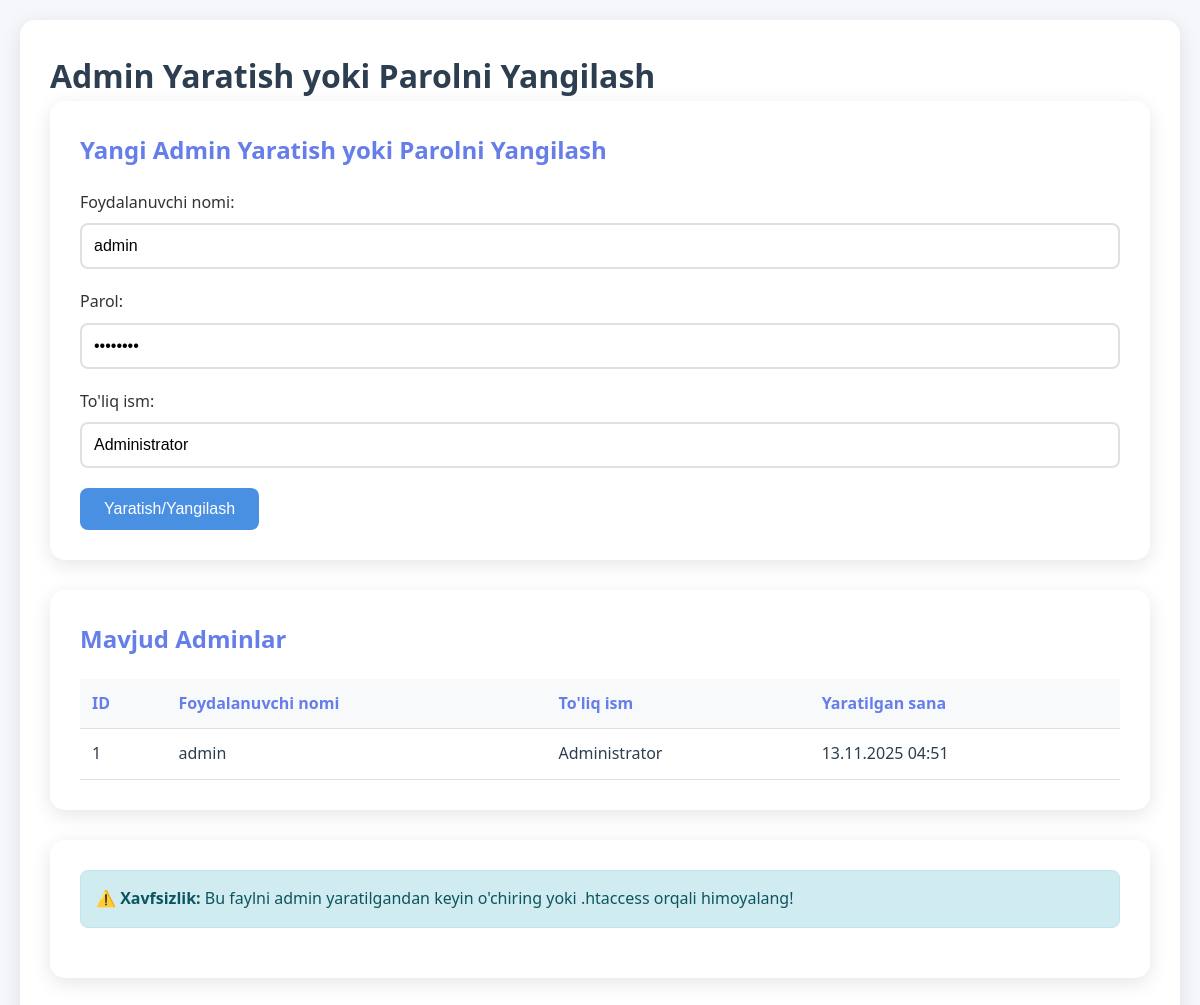
Page /admin/create_admin.php on the committed database.
### tables this page shows
CREATE TABLE users (
    id INT PRIMARY KEY AUTO_INCREMENT,
    username VARCHAR(50) UNIQUE NOT NULL,
    hemis_id VARCHAR(50) NULL UNIQUE COMMENT 'HEMIS ID (student_id_number)',
    password VARCHAR(255) NOT NULL,
    full_name VARCHAR(100) NOT NULL,
    faculty VARCHAR(200) NULL COMMENT 'Fakultet nomi',
    group_name VARCHAR(100) NULL COMMENT 'Guruh nomi',
    role ENUM('admin', 'student') DEFAULT 'student',
    created_at TIMESTAMP DEFAULT CURRENT_TIMESTAMP,
    INDEX idx_hemis_id (hemis_id)
);

### admin/create_admin.php (the view, shortened to what this page needs)
<?php
$conn = getDBConnection();
$admins_query = "SELECT id, username, full_name, created_at FROM users WHERE role = 'admin' ORDER BY created_at DESC";
$admins_result = $conn->query($admins_query);
$admins = $admins_result->fetchAll();
?>
<!DOCTYPE html>
<html lang="uz">
<head>
    <link rel="stylesheet" href="../assets/css/style.css">
</head>
<body>
    <div class="container">
        <div class="admin-section">
            <h1>Admin Yaratish yoki Parolni Yangilash</h1>
            <div class="admin-section">
                <h2>Yangi Admin Yaratish yoki Parolni Yangilash</h2>
                <form method="POST" action="">
                    <div class="form-group">
                        <label for="username">Foydalanuvchi nomi:</label>
                        <input type="text" id="username" name="username" value="admin" required>
                    </div>
                    <div class="form-group">
                        <label for="password">Parol:</label>
                        <input type="password" id="password" name="password" value="admin123" required>
                    </div>
                    <div class="form-group">
                        <label for="full_name">To'liq ism:</label>
                        <input type="text" id="full_name" name="full_name" value="Administrator" required>
                    </div>
                    <button type="submit" class="btn btn-primary">Yaratish/Yangilash</button>
                </form>
            </div>
            <div class="admin-section">
                <h2>Mavjud Adminlar</h2>
                <?php if (count($admins) > 0): ?>
                    <table class="data-table">
                        <thead>
                            <tr>
                                <th>ID</th>
                                <th>Foydalanuvchi nomi</th>
                                <th>To'liq ism</th>
                                <th>Yaratilgan sana</th>
                            </tr>
                        </thead>
                        <tbody>
                            <?php foreach ($admins as $admin): ?>
                                <tr>
                                    <td><?php echo $admin['id']; ?></td>
                                    <td><?php echo htmlspecialchars($admin['username']); ?></td>
                                    <td><?php echo htmlspecialchars($admin['full_name']); ?></td>
                                    <td><?php echo date('d.m.Y H:i', strtotime($admin['created_at'])); ?></td>
                                </tr>
                            <?php endforeach; ?>
                        </tbody>
                    </table>
                <?php else: ?>
                    <div class="alert alert-info">Hozircha adminlar mavjud emas.</div>
                <?php endif; ?>
            </div>
            <div class="admin-section">
                <div class="alert alert-info">
                    <strong>⚠️ Xavfsizlik:</strong> Bu faylni admin yaratilgandan keyin o'chiring yoki .htaccess orqali himoyalang!
                </div>
            </div>
        </div>
    </div>
</body>
</html>

### assets/css/style.css (style rules this page uses)
* { margin: 0; padding: 0; box-sizing: border-box; }
body { font-family: "Segoe UI", Tahoma, Geneva, Verdana, sans-serif; background: #f5f7fa; min-height: 100vh; color: #2c3e50; line-height: 1.6; }
.container { max-width: 1200px; margin: 0 auto; padding: 20px; }
.form-group { margin-bottom: 20px; }
.form-group label { display: block; margin-bottom: 8px; color: #333; font-weight: 500; }
.form-group input[type="text"], .form-group input[type="password"], .form-group select, .form-group textarea { width: 100%; padding: 12px; border: 2px solid #e0e0e0; border-radius: 8px; font-size: 16px; transition: border-color 0.3s; }
.btn { padding: 12px 24px; border: none; border-radius: 8px; font-size: 16px; cursor: pointer; text-decoration: none; display: inline-block; transition: all 0.3s; font-weight: 500; }
.btn-primary { background: #4a90e2; color: white; border: none; }
.alert { padding: 15px; border-radius: 8px; margin-bottom: 20px; }
.alert-info { background: #d1ecf1; color: #0c5460; border: 1px solid #bee5eb; }
.admin-section { background: white; border-radius: 15px; padding: 30px; margin-bottom: 30px; box-shadow: 0 5px 20px rgba(0, 0, 0, 0.1); }
.admin-section h2 { color: #667eea; margin-bottom: 20px; }
.data-table { width: 100%; border-collapse: collapse; margin-top: 20px; }
.data-table th, .data-table td { padding: 12px; text-align: left; border-bottom: 1px solid #e0e0e0; }
.data-table th { background: #f8f9fa; color: #667eea; font-weight: 600; }

### rows in the picture
users: id "1", username "admin", full_name "Administrator", created_at "13.11.2025 04:51"
